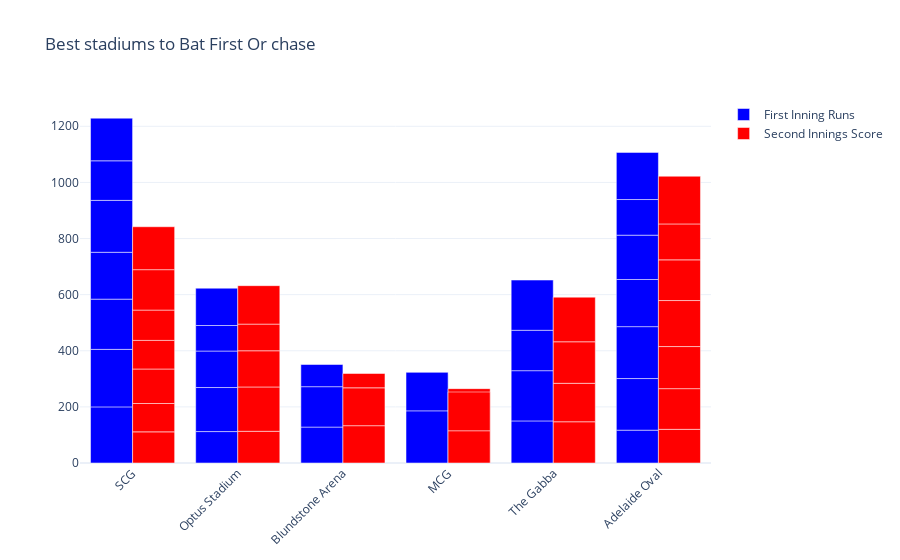

The notebook cell this image was saved under:
### Markdown cell above
## . Now let’s compare the runs scored in the first innings and second innings in every stadium of the t20 world cup 2022:

### Code cell
fig = go.Figure()
fig.add_trace(go.Bar(
    x = data["venue"],
    y = data["first innings score"],
    name = "First Inning Runs",
    marker_color = 'Blue'
))
fig.add_traces(go.Bar(
    x = data["venue"],
    y = data["second innings score"],
    name = "Second Innings Score",
    marker_color= "Red"
))    
fig.update_layout(barmode ="group",
                  xaxis_tickangle = -45,
                  title = "Best stadiums to Bat First Or chase")
fig.show()

### Figure 1 — Plotly figure (JSON) as saved in the notebook; plotly's stock layout.template omitted (floating-point values rounded to 4 significant figures)
{"data": [{"marker": {"color": "Blue"}, "name": "First Inning Runs", "type": "bar", "x": ["SCG", "Optus Stadium", "Blundstone Arena", "MCG", "Blundstone Arena", "Blundstone Arena", "Optus Stadium", "MCG", "MCG", "SCG", "SCG", "Optus Stadium", "MCG", "MCG", "SCG", "The Gabba", "Optus Stadium", "Optus Stadium", "The Gabba", "The Gabba", "The Gabba", "Adelaide Oval", "Adelaide Oval", "SCG", "Adelaide Oval", "Adelaide Oval", "SCG", "Adelaide Oval", "Adelaide Oval", "MCG", "SCG", "Adelaide Oval", "MCG"], "y": [200, 112, 128, 159, 144, 79, 157, 157, null, 205, 179, 130, null, null, 167, 150, 91, 133, 179, 144, 179, 117, 184, 185, 185, 168, 141, 158, 127, 186, 152, 168, 137]}, {"marker": {"color": "Red"}, "name": "Second Innings Score", "type": "bar", "x": ["SCG", "Optus Stadium", "Blundstone Arena", "MCG", "Blundstone Arena", "Blundstone Arena", "Optus Stadium", "MCG", "MCG", "SCG", "SCG", "Optus Stadium", "MCG", "MCG", "SCG", "The Gabba", "Optus Stadium", "Optus Stadium", "The Gabba", "The Gabba", "The Gabba", "Adelaide Oval", "Adelaide Oval", "SCG", "Adelaide Oval", "Adelaide Oval", "SCG", "Adelaide Oval", "Adelaide Oval", "MCG", "SCG", "Adelaide Oval", "MCG"], "y": [111, 113, 133, 160, 135, 51, 158, 105, null, 101, 123, 129, null, null, 102, 147, 95, 137, 137, 148, 159, 120, 145, 108, 150, 164, 144, 145, 128, 115, 153, 170, 138]}], "layout": {"autosize": true, "barmode": "group", "title": {"text": "Best stadiums to Bat First Or chase"}, "xaxis": {"autorange": true, "range": [-0.5, 5.5], "tickangle": -45, "type": "category"}, "yaxis": {"autorange": true, "range": [0, 1294.0], "type": "linear"}}}
